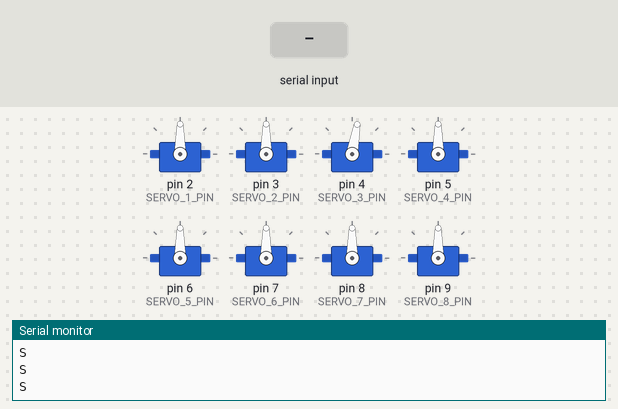
Recording of a sketch running on a simulated Arduino Uno, built with avr-gcc and run on an emulated ATmega328P. Shown: 8 × servo, the last lines printed to the serial monitor. The inputs (shaded band) are chosen by the test bench.

Above: at 4.2 s.
4.3 s: "F" received over Serial
At 4.77 s:
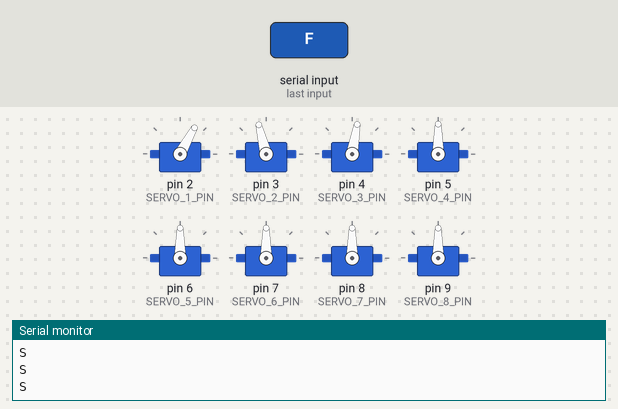
At 6.76 s:
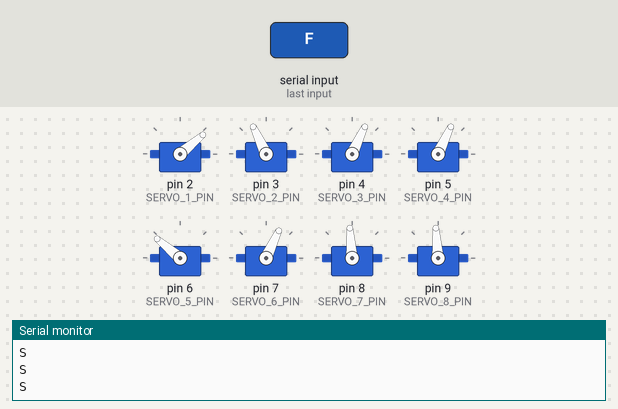
10.3 s: "R" received over Serial
At 11.72 s:
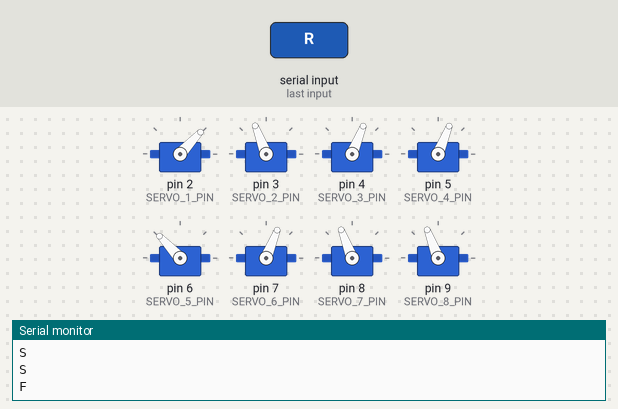
16.3 s: "L" received over Serial
Timing chart, 0 to 25.5 s (numbered marks = the images above; inputs shaded):
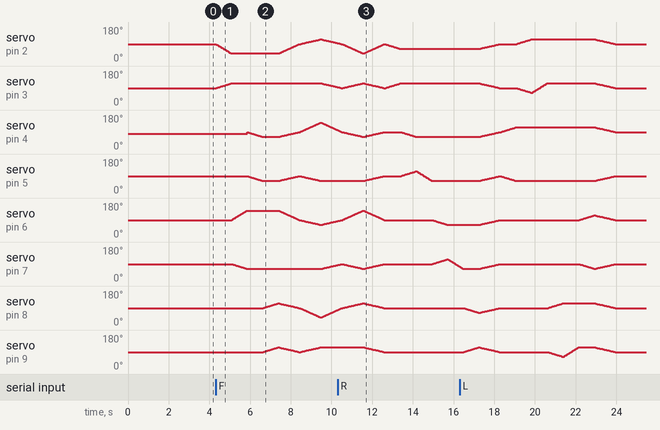

The sketch:

UNO_Servo_Mk2.ino
```cpp
#include <Servo.h>

#define SERVO_1_PIN 2  // PWM pin for servo control
#define SERVO_2_PIN 3  // PWM pin for servo control
#define SERVO_3_PIN 4  // PWM pin for servo control
#define SERVO_4_PIN 5  // PWM pin for servo control
#define SERVO_5_PIN 6  // PWM pin for servo control
#define SERVO_6_PIN 7  // PWM pin for servo control
#define SERVO_7_PIN 8  // PWM pin for servo control
#define SERVO_8_PIN 9  // PWM pin for servo control


Servo Servo1;
Servo Servo2;
Servo Servo3;
Servo Servo4;
Servo Servo5;
Servo Servo6;
Servo Servo7;
Servo Servo8;

int currentSpeed = 90;
char currentCommand = 'S';

void setup() {
  Serial.begin(9600);     // Serial communication with ESP32

  Servo1.attach(SERVO_1_PIN);
  Servo2.attach(SERVO_2_PIN);
  Servo3.attach(SERVO_3_PIN);
  Servo4.attach(SERVO_4_PIN);
  Servo5.attach(SERVO_5_PIN);
  Servo6.attach(SERVO_6_PIN);
  Servo7.attach(SERVO_7_PIN);
  Servo8.attach(SERVO_8_PIN);

  Servo1.write(currentSpeed);
  Servo2.write(currentSpeed);
  Servo3.write(80);
  Servo4.write(currentSpeed);
  Servo5.write(currentSpeed);
  Servo6.write(currentSpeed);
  Servo7.write(currentSpeed);
  Servo8.write(currentSpeed);
  delay(3000);

  Serial.println("Running");
}

void loop() {
  if (Serial.available() > 0) {
    char command = Serial.read();
    switch(command) {
      case 'F':  // Forward
        if (currentCommand != 'F'){
          currentCommand = 'F';
          startForward();
        }
        break;

      case 'R':  // Right
        if (currentCommand == 'F'){
          endForward();
        }
        if (currentCommand != 'R'){
          currentCommand = 'R';
          right();
        }
        break;

      case 'L':  // Left
        if (currentCommand == 'F'){
          endForward();
        }
        if (currentCommand != 'L'){
          currentCommand = 'L';
          left();
        }

      case 'S':  // Stop
        if (currentCommand == 'F'){
          endForward();
        }
        currentCommand = 'S';
        break;
    }
  }
  switch(currentCommand){
    case 'F':
      forward();
      break;
    case 'S':  // Stop
      //Servo1.write(90);
      break;
  }
  Serial.println(currentCommand);

  // while(1){
  //   startForward();
  //   forward();
  //   forward();
  //   endForward();
  //   left();
  //   left();
  // }
}

void startForward(){
  for (int i = 0; i <= 50; i += 1){
    Servo1.write(90 - i);                 // Forward
    Servo2.write(90 + i * .5);            // Straight
    delay(15);
  }
  for (int i = 0; i <= 50; i += 1){
    Servo5.write(90 + i);                 // Forward
    Servo6.write(90 - i * .5);            // Straight
    delay(15);
  }

    for (int i = 0; i <= 50; i += 1){
    Servo3.write(90 - i * .5);            // Half Back
    Servo4.write(90 - i * .5);            // Straight
    delay(15);
  }
  for (int i = 0; i <= 50; i += 1){
    Servo7.write(90 + i * .5);             // Half Back
    Servo8.write(90 + i * .5);            // Straight
    delay(15);
  }
}


void forward(){
  for (int i = 0; i <= 50; i += 1){
    Servo1.write(40 + i);                   // Back
    //Servo2.write(120 - i * .5);           // Stay Straight
    Servo3.write(65 + i * .5);              // Half Forward
    Servo4.write(65 + i * .5);              // Bend
    Servo5.write(140 - i);                  // Back
    //Servo6.write(60 + i * .5);            // Stay Straight
    Servo7.write(115 - i * .5);             // Half Forward
    Servo8.write(115 - i * .5);             // Bend
    delay(20);
  }

  for (int i = 0; i <= 50; i += 1){
    Servo1.write(90 + i * .5);              // Half Back
    //Servo2.write(120 - i * .5);           // Stay Straight
    Servo3.write(90 + i);                   // Forward
    Servo4.write(90 - i * .5);              // Straight
    Servo5.write(90 - i * .5);              // Half Back
    //Servo6.write(60 - i * .5);            // Stay Straight
    Servo7.write(90 - i);                   // Forward
    Servo8.write(90 + i * .5);              // Straight
    delay(20);
  }

    for (int i = 0; i <= 50; i += 1){
    Servo1.write(115 - i * .5);             // Half Forward
    Servo2.write(115 - i * .5);             // Bend
    Servo3.write(140 - i);                  // Back
    //Servo4.write(60 + i * .5);            // Stay Straight
    Servo5.write(65 + i * .5) ;             // Half Forward
    Servo6.write(65 + i * .5);              // Bend
    Servo7.write(40 + i );                  // Back
    //Servo8.write(120 - i * .5);           // Stay Straight
    delay(20);
  }

  for (int i = 0; i <= 50; i += 1){
    Servo1.write(90 - i);                   // Forward
    Servo2.write(90 + i * .5);              // Straight
    Servo3.write(90 - i * .5);              // Half Back
    //Servo4.write(60 - i * .5);            // Stay Straight
    Servo5.write(90 + i);                   // Forward
    Servo6.write(90 - i * .5);              // Straight
    Servo7.write(90 + i * .5);              // Half Back
    //Servo8.write(120 + i * .5);           // Stay Straight
    delay(20);
  }

}


void endForward(){
  for (int i = 0; i <= 50; i += 1){
    Servo1.write(40 + i);                     // Back
    Servo2.write(115 - i * .5);               // Bend
    Servo5.write(140 - i);                    // Back
    Servo6.write(65 + i * .5);                // Bend
    Servo3.write(65 + i * .5);                // Forward
    Servo4.write(65 + i * .5);                // Bend
    Servo7.write(115 - i * .5);                // Forward
    Servo8.write(115 - i * .5);               // Bend
    delay(20);
  }
}


void right(){
  for (int i = 0; i <= 50; i += 1){
    Servo1.write(90 - i * .5);            // Forward
    Servo2.write(90 + i * .5);            // Straight
    delay(15);
  }

  for (int i = 0; i <= 50; i += 1){
    Servo3.write(90 - i * .5);            // Half Back
    Servo4.write(90 + i * .5);            // Bent
    delay(15);
  }

  for (int i = 0; i <= 50; i += 1){
    Servo4.write(115 - i);                // Straight
    delay(15);
  }

  for (int i = 0; i <= 50; i += 1){
    Servo5.write(90 - i * .5);            // Half Back
    Servo6.write(90 + i * .5);            // Bent
    delay(15);
  }

  for (int i = 0; i <= 50; i += 1){
    Servo6.write(115 - i);                // Straight
    delay(15);
  }

  for (int i = 0; i <= 50; i += 1){
    Servo7.write(90 - i * .5);            // Forward
    Servo8.write(90 + i * .5);            // Straight
    delay(15);
  }

  for (int i = 0; i <= 50; i += 1){
    Servo1.write(65 + i * .5);                // Back
    Servo2.write(115 - i * .5);               // Bend
    Servo5.write(65 + i * .5);                // Forward
    Servo6.write(65 + i * .5);                // Bend
    Servo3.write(65 + i * .5);                // Forward
    Servo4.write(65 + i * .5);                // Bend
    Servo7.write(65 + i * .5);                // Back
    Servo8.write(115 - i * .5);               // Bend
    delay(20);
  }
}

void left(){
  for (int i = 0; i <= 50; i += 1){
    Servo3.write(90 + i * .5);            // Forward
    Servo4.write(90 - i * .5);            // Straight
    delay(15);
  }

  for (int i = 0; i <= 50; i += 1){
    Servo1.write(90 + i * .5);            // Half Back
    Servo2.write(90 - i * .5);            // Bent
    delay(15);
  }

  for (int i = 0; i <= 50; i += 1){
    Servo2.write(65 + i);                 // Straight
    delay(15);
  }

  for (int i = 0; i <= 50; i += 1){
    Servo7.write(90 + i * .5);            // Half Back
    Servo8.write(90 - i * .5);            // Bent
    delay(15);
  }

  for (int i = 0; i <= 50; i += 1){
    Servo8.write(65 + i);                 // Straight
    delay(15);
  }

  for (int i = 0; i <= 50; i += 1){
    Servo5.write(90 + i * .5);            // Forward
    Servo6.write(90 - i * .5);            // Straight
    delay(15);
  }

  for (int i = 0; i <= 50; i += 1){
    Servo3.write(115 - i * .5);              // Back
    Servo4.write(65 + i * .5);               // Bend
    Servo7.write(115 - i * .5);              // Forward
    Servo8.write(115 - i * .5);              // Bend
    Servo1.write(115 - i * .5);              // Forward
    Servo2.write(115 - i * .5);              // Bend
    Servo5.write(115 - i * .5);              // Back
    Servo6.write(65 + i * .5);               // Bend
    delay(20);
  }
}

void back(){
  //Servo1.write(90);
}
```

Measured:
- after the input at 4.3 s, servo on pin 3 (SERVO_2_PIN): rises from 90° to 115° in 0.71 s, then falls to 95° in 5.2 s
- after the input at 10.3 s, servo on pin 8 (SERVO_7_PIN), servo on pin 9 (SERVO_8_PIN): goes on until 12.6 s, then stays 90°
- by itself, servo on pin 2 (SERVO_1_PIN): rises from 65° to 115° in 2.5 s, then falls to 90° in 4.1 s
- by itself, servo on pin 4 (SERVO_3_PIN): rises from 65° to 115° in 1.8 s, then falls to 90° in 4.9 s
- by itself, servo on pin 6 (SERVO_5_PIN): rises from 65° to 115° in 5.6 s, then falls to 90° in 1.0 s
